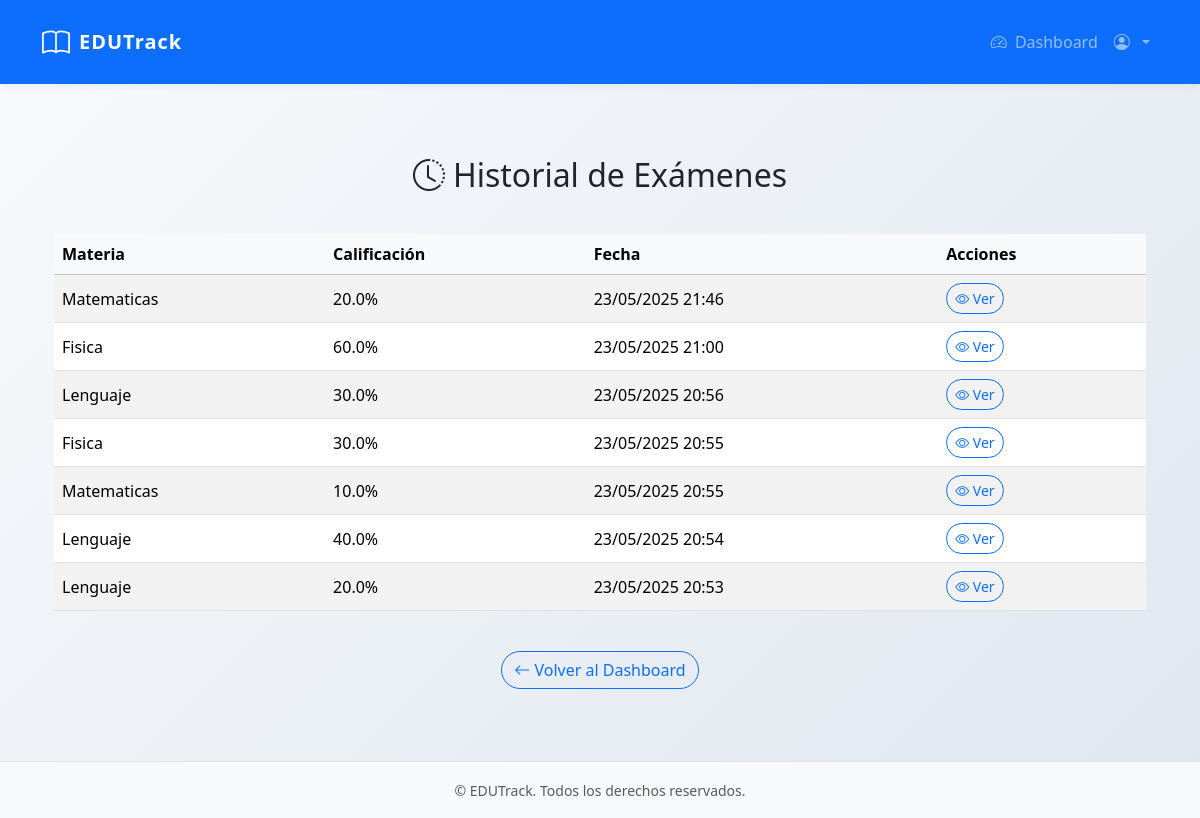
/exam_history (signed in), run on the app's committed database.
### app/models.py (models this page shows, shortened)
class Exam(db.Model):
    id = db.Column(db.Integer, primary_key=True)
    subject = db.Column(db.String(64))  # 'lenguaje', 'matematicas', 'fisica'
    score = db.Column(db.Float)
    timestamp = db.Column(db.DateTime, index=True, default=datetime.utcnow)
    user_id = db.Column(db.Integer, db.ForeignKey('user.id'))
    answers = db.relationship('Answer', backref='exam', lazy='dynamic')

### app/routes.py (the view)
@main_bp.route('/exam_history')
@login_required
def exam_history():
    exams = Exam.query.filter_by(user_id=current_user.id).order_by(Exam.timestamp.desc()).all()
    return render_template('exam_history.html', exams=exams)

### app/__init__.py (called while the page is built)
def create_app():
    app = Flask(__name__, static_folder="static")
    app.config.from_object('config.Config')
    db.init_app(app)
    login_manager.init_app(app)
    mail.init_app(app)
    login_manager.login_view = 'main.login'
    from app.routes import main_bp
    app.register_blueprint(main_bp)
    @login_manager.user_loader
    def load_user(id):
        from app.models import User
        return User.query.get(int(id))
    return app

### app/templates/exam_history.html (shortened to what this page needs)
{% extends "base.html" %}
{% block content %}
<div class="container py-5">
    <h2 class="mb-4 text-center"><i class="bi bi-clock-history me-2"></i>Historial de Exámenes</h2>
    {% if exams %}
        <div class="table-responsive">
            <table class="table table-hover align-middle table-striped">
                <thead class="table-light">
                    <tr>
                        <th>Materia</th>
                        <th>Calificación</th>
                        <th>Fecha</th>
                        <th>Acciones</th>
                    </tr>
                </thead>
                <tbody>
                    {% for exam in exams %}
                        <tr>
                            <td>{{ exam.subject.capitalize() }}</td>
                            <td>{{ "%.1f"|format(exam.score) }}%</td>
                            <td>{{ exam.timestamp.strftime('%d/%m/%Y %H:%M') }}</td>
                            <td>
                                <a href="{{ url_for('main.exam_results', exam_id=exam.id) }}" class="btn btn-outline-primary btn-sm rounded-pill">
                                    <i class="bi bi-eye"></i> Ver
                                </a>
                            </td>
                        </tr>
                    {% endfor %}
                </tbody>
            </table>
        </div>
    {% else %}
        <div class="alert alert-info text-center">
            No tienes exámenes registrados.
        </div>
    {% endif %}
    <div class="text-center mt-4">
        <a href="{{ url_for('main.dashboard') }}" class="btn btn-outline-primary rounded-pill">
            <i class="bi bi-arrow-left"></i> Volver al Dashboard
        </a>
    </div>
</div>
{% endblock %}

### app/static/css/styles.css (style rules this page uses)
body { height: 100vh; }
.table { margin-top: 1rem; }
.container { height: 100%; }

### app/templates/base.html (style rules this page uses)
body { background: linear-gradient(135deg, #f8fafc 0%, #e0e7ef 100%); }

### data on the page
Exam: subject "Matematicas", score "20.0", timestamp "23/05/2025 21:46"
Exam: subject "Fisica", score "60.0", timestamp "23/05/2025 21:00"
Exam: subject "Lenguaje", score "30.0", timestamp "23/05/2025 20:56"
Exam: subject "Fisica", score "30.0", timestamp "23/05/2025 20:55"
Exam: subject "Matematicas", score "10.0", timestamp "23/05/2025 20:55"
Exam: subject "Lenguaje", score "40.0", timestamp "23/05/2025 20:54"
Exam: subject "Lenguaje", score "20.0", timestamp "23/05/2025 20:53"
